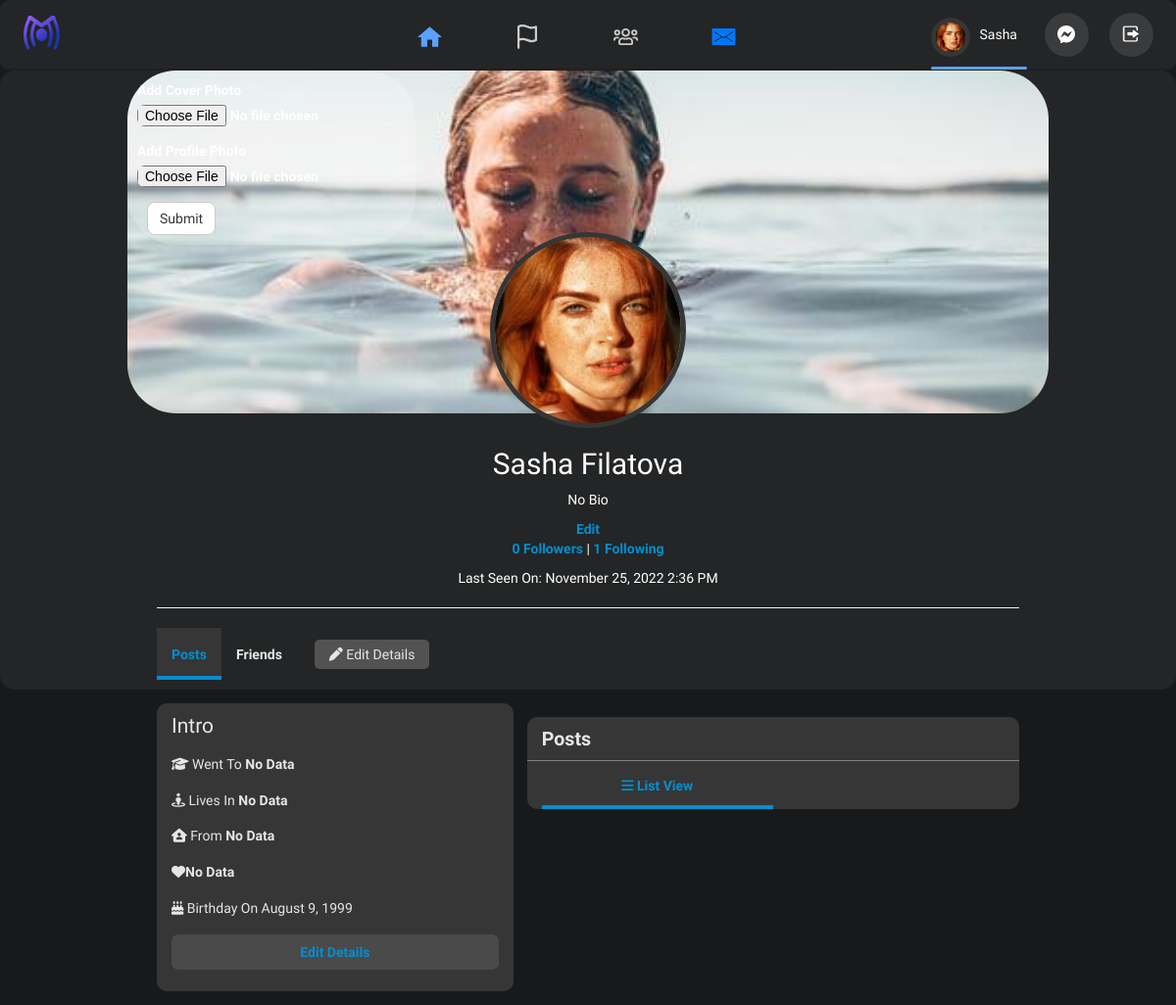
/Sasha.Filatova (signed in), run on an earlier commit of the app's database.
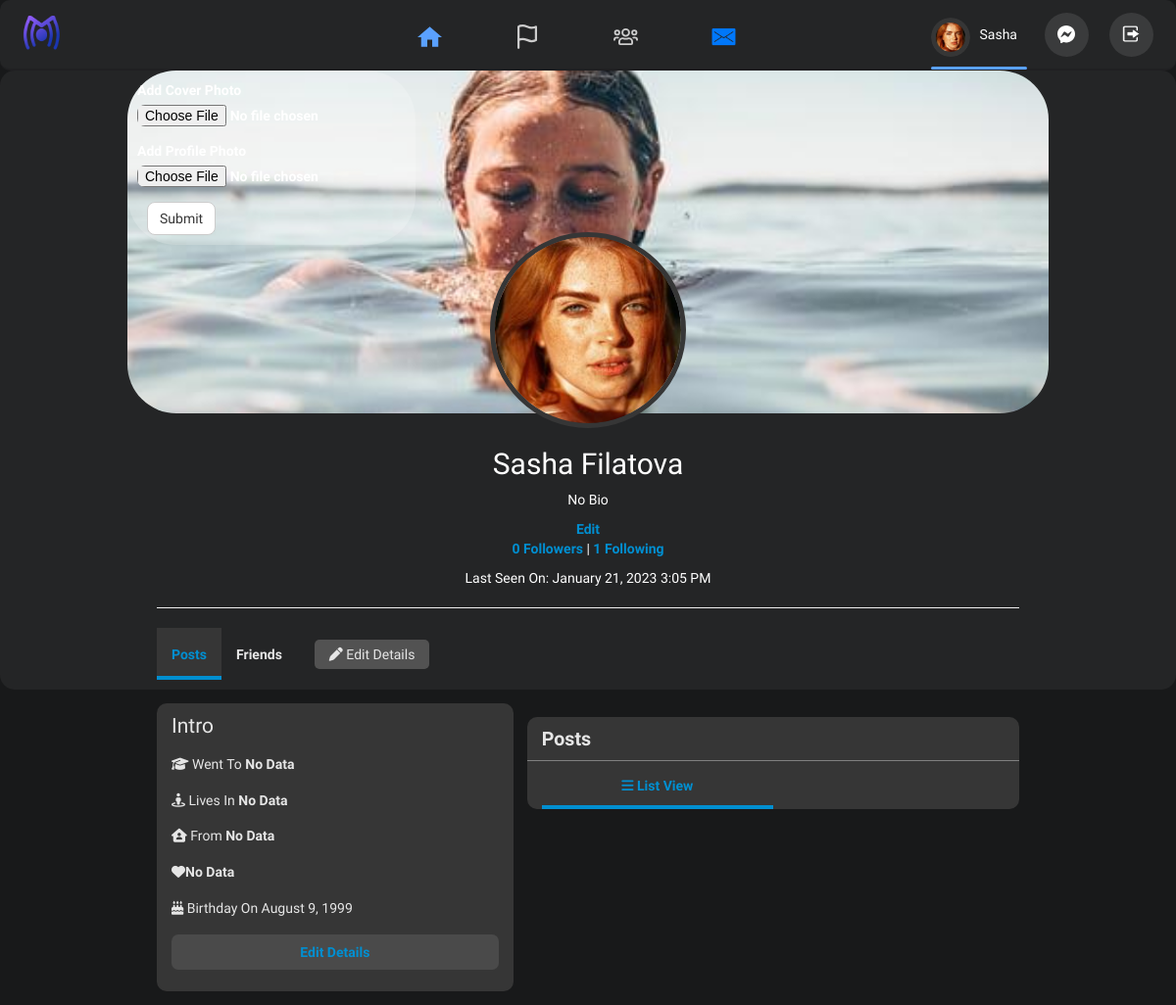
And on a later commit of the database.
### flowmes/models.py (models this page shows, shortened)
class User(UserMixin, db.Model):
    id = db.Column(db.Integer, primary_key=True)
    f_name = db.Column(db.String(64), index=True, nullable=False)
    l_name = db.Column(db.String(64), index=True, nullable=False)
    username = db.Column(db.String(128), index=True, nullable=False)
    dob = db.Column(db.DateTime, nullable=True, index=True)
    gender = db.Column(db.String(6), index=True, nullable=True)
    email = db.Column(db.String(120), index=True, unique=True, nullable=False)
    password_hash = db.Column(db.String(128))
    cover_image = db.Column(db.String(20), default='default.jpeg')
    profile_image = db.Column(db.String(20), default='default.jpg')
    story_image = db.Column(db.String(20))
    about_me = db.Column(db.String(140), default='No Bio')
    last_seen = db.Column(db.DateTime, default=datetime.utcnow)
    school = db.Column(db.String(140), default="No data")
    hometown = db.Column(db.String(140), default="No data")
    location = db.Column(db.String(140), default="No data")
    relationship = db.Column(db.String(140), default="No data")
    posts = db.relationship('Post', backref='author', lazy='dynamic')
    stories = db.relationship('Story', backref='author', lazy='dynamic')
    comments = db.relationship('Comment', backref='author', lazy='dynamic')
    likes = db.relationship('Like', backref='author', lazy='dynamic')
    followed = db.relationship(
        'User', secondary=followers,
        primaryjoin=(followers.c.follower_id == id),
        secondaryjoin=(followers.c.followed_id == id),
        backref=db.backref('followers', lazy='dynamic'), lazy='dynamic')
    messages_sent = db.relationship('Message',
                                    foreign_keys='Message.sender_id',
                                    backref='author', lazy='dynamic')
    messages_received = db.relationship('Message',
                                        foreign_keys='Message.recipient_id',
                                        backref='recipient', lazy='dynamic')
    last_message_read_time = db.Column(db.DateTime)
    def new_messages(self):
        last_read_time = self.last_message_read_time or datetime(1900, 1, 1)
        return Message.query.filter_by(recipient=self).filter(
            Message.timestamp > last_read_time).count()
    def is_following(self, user):
        return self.followed.filter(
            followers.c.followed_id == user.id).count() > 0

### flowmes/routes.py (the view, shortened to what this page needs)
@app.route('/<username>', methods=['GET', 'POST'])
@login_required
def user(username):
    form = EditProfilePhotoForm()
    emptyform = EmptyForm()
    user = User.query.filter_by(username=username).first_or_404()
    posts = user.posts.order_by(Post.timestamp.desc()).all()
    return render_template('profile.html', user=user, posts=posts, title=username, form=form, emptyform=emptyform)

### flowmes/forms.py
class EditProfilePhotoForm(FlaskForm):
    cover_image = FileField('Add Cover Photo', validators=[FileAllowed(['jpg', 'png'])])
    profile_image = FileField('Add Profile Photo', validators=[FileAllowed(['jpg', 'png'])])
    submit = SubmitField('Submit')

class EmptyForm(FlaskForm):
    submit = SubmitField('Submit')

### flowmes/models.py (called while the page is built)
@login.user_loader
def load_user(id):
    return User.query.get(int(id))

### flowmes/routes.py (called while the page is built)
@app.before_request
def before_request():
    if current_user.is_authenticated:
        current_user.last_seen = datetime.utcnow()
        db.session.commit()

### flowmes/templates/profile.html (shortened to what this page needs)
{% extends "base.html" %}
{% import 'bootstrap/wtf.html' as wtf %}
{% set active_page = "profile" %}
{% block styles %}
{{super()}}
{% endblock %}
{% block app_content %}
<header>
    <div class="header-top">
        <div class="header-container cover">
            <span class="edit-cover-btn">
                {% if user==current_user%}
                {% if form %}
                <div class="row">
                    <div class="col-md-8">
                        {{ wtf.quick_form(form) }}
                    </div>
                </div>
    {% endif %}
    {%endif%}
</span>
        </div>
    </div>
    <div class="empty">
        <div id="profile">
            <img class="profile-pic" src= "{{url_for('static', filename='img/avatar/' + user.profile_image)}}" alt="Default profile image">
        </div>
    </div>
    <div class="header-bottom">
        <div class="content-container">
            <div class="description">
                <h2>{{user.f_name}} {{user.l_name}}</h2>
                <p>{{ user.about_me }}</p>
                {% if user == current_user %}
                <a href="{{ url_for('edit_profile')}}">Edit</a>
                {%endif%}
                <a href="{{ url_for('followers', username=user.username)}}"><p>{{ user.followers.count() }} followers</a> | <a href="{{ url_for('followers', username=user.username)}}">{{ user.followed.count() }} following</a>
                <p>Last seen on: {{ moment(user.last_seen).format('LLL') }}</p>
            </div>
            <hr>
            <div class="header-bar">
                <ul class="header-nav">
                    <li><a href="#" id="active">Posts</a></li>
                    <li id="friends"><a href="{{ url_for('followers', username=user.username)}}">Friends</a></li>
                    {%if user==current_user%}
                    <a href="{{ url_for('edit_profile_details')}}"><span class="header-icons"><i class="fas fa-pen"></i> Edit Details</span></a>
                    {%endif%}
                </ul>
            </div>
        </div>
    </div>
</header>
<main>
    <div class="content-container">
        <aside>
            <div class="intro">
                <h3>Intro</h3>
                <p><i class="fas fa-graduation-cap"></i> Went to <strong>{{user.school}}</strong></p>
                <p><i class="fas fa-street-view"></i> Lives in <strong>{{user.location}}</strong></p>
                <p><i class="fas fa-house-user"></i> From <strong>{{user.hometown}}</strong></p>
                <p><i class="fas fa-heart"></i><strong>{{user.relationship}}</strong></p>
                <p><i class="fas fa-birthday-cake"></i> Birthday on {{moment(user.dob).format('LL')}}</p>
                {% if user == current_user%}
                <a href="{{url_for('edit_profile_details')}}"><div>Edit Details</div></a>
                {%endif%}
            </div>
        </aside>
        <section>
            <div class="posts-top">
                <span class="h3">Posts</span>
            </div>
            <div class="posts-bottom">
                <span id="active"><i class="fas fa-bars"></i> List View</span>
            </div>
        </section>
    </div>
</main>
{% endblock %}

### flowmes/templates/base.html (shortened to what this page needs)
{% extends 'bootstrap/base.html' %}
{% block head %}
{{super()}}
{% endblock %}
{% block styles %}
{{super()}}
    <link rel="stylesheet" href="{{url_for('static', filename='css/owl.theme.default.css')}}">
    <link rel="stylesheet" href="{{url_for('static', filename='css/owl.carousel.min.css')}}">
    <link rel="stylesheet" href="{{url_for('static', filename='css/style.css')}}">
{% endblock %}
{% block navbar %}
    {% if current_user.is_authenticated %}
    <nav class="desktop-nav">
        <div class="left-side">
            <div class="logo">
                <a href="{{url_for('index')}}"><img src="{{url_for('static', filename='img/icons/flowmes.svg')}}" alt="" title='FlowMes'></a>
            </div>
        </div>
        <a href="{{url_for('index')}}">
        <div class="tabs">
            <div class="tab-icon {{'active' if active_page == 'index' }}">
                <div class="icon">
                    <img src="{{url_for('static', filename='img/icons/home.svg')}}" alt="" title="Home">
                </div>
            </div>
        </a>
            <a href="{{url_for('explore')}}">
            <div class="tab-icon {{'active' if active_page == 'explore' }}">
                <div class="icon">
                    <img src="{{url_for('static', filename='img/icons/flag.svg')}}" alt="" title="Explore" >
                </div>
            </div>
            </a>
            <a href="{{url_for('users')}}">
            <div class="tab-icon {{'active' if active_page == 'users' }}">
                <div class="icon">
                    <img src="{{url_for('static', filename='img/icons/users.svg')}}" alt="" title="Users">
                </div>
            </div>
            </a>
            <a href="{{url_for('messaging')}}">
            <div class="tab-icon {{'active' if active_page == 'messaging' }}">
                <div class="icon">
                    <img src="{{url_for('static', filename='img/icons/chat.png')}}" alt="" title="Messaging">
                </div>
            </div>
        </a>
        <div class="right-side">
            <a href="{{url_for('user', username=current_user.username)}}">
            <div class="user {{'active' if active_page == 'profile' }}">
                <div class="profile">
                    <img src="{{url_for('static', filename='img/avatar/' + current_user.profile_image)}}" alt="" title="Profile">
                </div>
                <h4>{{ current_user.f_name }}</h4>
            </div>
            </a>
            <a href="{{ url_for('messages') }}">
            <div class="user-icons">
                <div class="icon {{'active' if active_page == 'chat' }}">
                    <img src="{{url_for('static', filename='img/icons/messenger.svg')}}" alt="" title="Chat">
                    {% set new_messages = current_user.new_messages() %}
                </div>
            </div>
            </a>
           <a href="{{url_for('logout')}}"> <div class="user-icons">
                <div class="icon">
                    <img src="{{url_for('static', filename='img/icons/logout.png')}}" alt="" title="Logout">
                </div>
            </div></a>
        </div>
    </nav>
    {% endif %}
{% endblock %}
{% block content %}
    {% block app_content %}{% endblock %}
{% endblock %}

What changed in the data, as far as the page shows it:
changed User "Sasha": last_seen "November 25, 2022 2:36 PM" → "January 21, 2023 3:05 PM"
